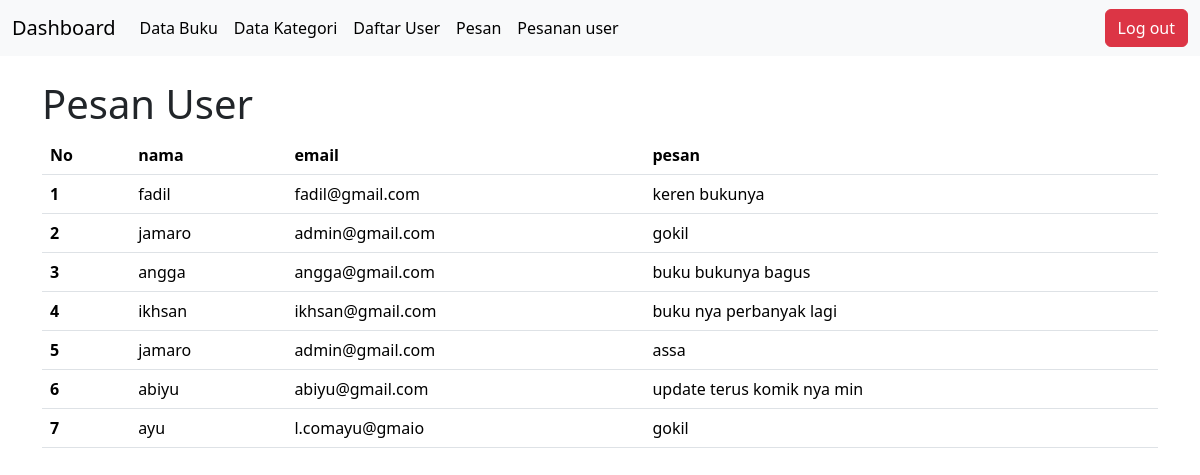
/admin/pesan.php, run on the app's committed database.
### tables this page shows
CREATE TABLE `contact` (
  `id` int(11) NOT NULL,
  `nama` varchar(25) NOT NULL,
  `email` varchar(25) NOT NULL,
  `pesan` varchar(240) NOT NULL
);

### admin/pesan.php (the view, shortened to what this page needs)
<?php
require 'navbar.php';
require 'conn.php';
$sql = 'SELECT * FROM contact';
$pesans = [];
$result = mysqli_query($conn, $sql);
if (mysqli_num_rows($result) > 0) {
    while ($row = mysqli_fetch_assoc($result)) {
        $pesans[] = $row;
    }
}
?>
<!doctype html>
<html lang="en">
  <head>
    <link href="https://cdn.jsdelivr.net/npm/bootstrap@5.3.3/dist/css/bootstrap.min.css" rel="stylesheet">
  </head>
  <body>
    <div class="container">
        <br>
    <h1>Pesan User</h1>
    <table class="table table-hover">
  <thead>
    <tr>
      <th scope="col">No</th>
      <th scope="col">nama</th>
      <th scope="col">email</th>
      <th scope="col">pesan</th>
    </tr>
  </thead>
  <tbody>
    <tr>
        <?php $i = 1;
foreach ($pesans as $pesan) {?>
      <th scope="row"><?php echo $i++; ?></th>
      <td><?php echo $pesan['nama']; ?></td>
      <td><?php echo $pesan['email']; ?></td>
      <td><?php echo $pesan['pesan']; ?></td>
    </tr>
    <?php } ?>
  </tbody>
</table>
    </div>
  </body>
</html>

### data on the page
contact: nama "fadil", email "fadil@gmail.com", pesan "keren bukunya"
contact: nama "jamaro", email "admin@gmail.com", pesan "gokil"
contact: nama "angga", email "angga@gmail.com", pesan "buku bukunya bagus"
contact: nama "ikhsan", email "ikhsan@gmail.com", pesan "buku nya perbanyak lagi"
contact: nama "jamaro", email "admin@gmail.com", pesan "assa"
contact: nama "abiyu", email "abiyu@gmail.com", pesan "update terus komik nya min"
contact: nama "ayu", email "l.comayu@gmaio", pesan "gokil"
